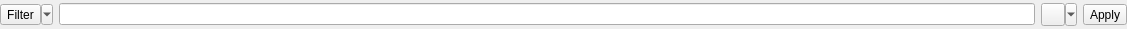
<?xml version="1.0" encoding="UTF-8"?>
<ui version="4.0">
 <class>QgsFeatureFilterWidget</class>
 <widget class="QWidget" name="QgsFeatureFilterWidget">
  <property name="geometry">
   <rect>
    <x>0</x>
    <y>0</y>
    <width>1127</width>
    <height>29</height>
   </rect>
  </property>
  <property name="windowTitle">
   <string notr="true">Form</string>
  </property>
  <layout class="QGridLayout" name="gridLayout">
   <property name="leftMargin">
    <number>0</number>
   </property>
   <property name="topMargin">
    <number>0</number>
   </property>
   <property name="rightMargin">
    <number>0</number>
   </property>
   <property name="bottomMargin">
    <number>0</number>
   </property>
   <item row="0" column="0">
    <layout class="QHBoxLayout" name="horizontalLayout">
     <item>
      <widget class="QToolButton" name="mFilterButton">
       <property name="toolTip">
        <string>The filter defines which features are currently shown in the list or on the table</string>
       </property>
       <property name="text">
        <string>Filter</string>
       </property>
       <property name="icon">
        <iconset resource="../../images/images.qrc">
         <normaloff>:/images/themes/default/mActionFilter.svg</normaloff>:/images/themes/default/mActionFilter.svg</iconset>
       </property>
       <property name="popupMode">
        <enum>QToolButton::MenuButtonPopup</enum>
       </property>
       <property name="toolButtonStyle">
        <enum>Qt::ToolButtonTextBesideIcon</enum>
       </property>
      </widget>
     </item>
     <item>
      <widget class="QWidget" name="mFilterContainer" native="true">
       <layout class="QGridLayout" name="mFilterLayout">
        <property name="sizeConstraint">
         <enum>QLayout::SetDefaultConstraint</enum>
        </property>
        <property name="leftMargin">
         <number>0</number>
        </property>
        <property name="topMargin">
         <number>0</number>
        </property>
        <property name="rightMargin">
         <number>0</number>
        </property>
        <property name="bottomMargin">
         <number>0</number>
        </property>
        <item row="0" column="0">
         <widget class="QgsFilterLineEdit" name="mFilterQuery"/>
        </item>
        <item row="0" column="1">
         <widget class="QToolButton" name="mStoreFilterExpressionButton">
          <property name="text">
           <string/>
          </property>
          <property name="checkable">
           <bool>false</bool>
          </property>
          <property name="popupMode">
           <enum>QToolButton::MenuButtonPopup</enum>
          </property>
         </widget>
        </item>
       </layout>
      </widget>
     </item>
     <item>
      <widget class="QToolButton" name="mApplyFilterButton">
       <property name="toolTip">
        <string>Filters the visible features according to the current filter selection and filter string.</string>
       </property>
       <property name="text">
        <string>Apply</string>
       </property>
       <property name="toolButtonStyle">
        <enum>Qt::ToolButtonTextOnly</enum>
       </property>
      </widget>
     </item>
    </layout>
   </item>
  </layout>
  <action name="mActionApplyFilter">
   <property name="text">
    <string>Apply</string>
   </property>
  </action>
  <action name="mActionFilterColumnsMenu">
   <property name="text">
    <string>Field Filter</string>
   </property>
  </action>
  <action name="mActionEditStoredFilterExpression">
   <property name="icon">
    <iconset resource="../../images/images.qrc">
     <normaloff>:/images/themes/default/mActionHandleStoreFilterExpressionChecked.svg</normaloff>:/images/themes/default/mActionHandleStoreFilterExpressionChecked.svg</iconset>
   </property>
   <property name="text">
    <string>Edit Expression</string>
   </property>
   <property name="toolTip">
    <string>Edit the stored expression (change name or content)</string>
   </property>
  </action>
  <action name="mActionSaveAsStoredFilterExpression">
   <property name="icon">
    <iconset resource="../../images/images.qrc">
     <normaloff>:/images/themes/default/mActionHandleStoreFilterExpressionUnchecked.svg</normaloff>:/images/themes/default/mActionHandleStoreFilterExpressionUnchecked.svg</iconset>
   </property>
   <property name="text">
    <string>Save Expression as...</string>
   </property>
   <property name="toolTip">
    <string>Save expression under defined name</string>
   </property>
  </action>
  <action name="mActionHandleStoreFilterExpression">
   <property name="checkable">
    <bool>true</bool>
   </property>
   <property name="icon">
    <iconset resource="../../images/images.qrc">
     <normaloff>:/images/themes/default/mActionHandleStoreFilterExpressionUnchecked.svg</normaloff>:/images/themes/default/mActionHandleStoreFilterExpressionUnchecked.svg</iconset>
   </property>
   <property name="text">
    <string/>
   </property>
   <property name="toolTip">
    <string>Handle expression (save or delete)</string>
   </property>
  </action>
  <action name="mActionStoredFilterExpressions">
   <property name="icon">
    <iconset resource="../../images/images.qrc">
     <normaloff>:/images/themes/default/mActionHandleStoreFilterExpressionChecked.svg</normaloff>:/images/themes/default/mActionHandleStoreFilterExpressionChecked.svg</iconset>
   </property>
   <property name="text">
    <string>Stored Filter Expressions</string>
   </property>
   <property name="toolTip">
    <string>Stored expressions to filter features</string>
   </property>
  </action>
  <action name="mActionShowAllFilter">
   <property name="icon">
    <iconset resource="../../images/images.qrc">
     <normaloff>:/images/themes/default/mActionOpenTable.svg</normaloff>:/images/themes/default/mActionOpenTable.svg</iconset>
   </property>
   <property name="text">
    <string>Show All Features</string>
   </property>
  </action>
  <action name="mActionAdvancedFilter">
   <property name="icon">
    <iconset resource="../../images/images.qrc">
     <normaloff>:/images/themes/default/mActionFilter.svg</normaloff>:/images/themes/default/mActionFilter.svg</iconset>
   </property>
   <property name="text">
    <string>Advanced Filter (Expression)</string>
   </property>
   <property name="toolTip">
    <string>Use the Expression Builder to define the filter</string>
   </property>
  </action>
  <action name="mActionSelectedFilter">
   <property name="icon">
    <iconset resource="../../images/images.qrc">
     <normaloff>:/images/themes/default/mActionOpenTableSelected.svg</normaloff>:/images/themes/default/mActionOpenTableSelected.svg</iconset>
   </property>
   <property name="text">
    <string>Show Selected Features</string>
   </property>
  </action>
  <action name="mActionVisibleFilter">
   <property name="icon">
    <iconset resource="../../images/images.qrc">
     <normaloff>:/images/themes/default/mActionOpenTableVisible.svg</normaloff>:/images/themes/default/mActionOpenTableVisible.svg</iconset>
   </property>
   <property name="text">
    <string>Show Features Visible On Map</string>
   </property>
  </action>
  <action name="mActionEditedFilter">
   <property name="icon">
    <iconset resource="../../images/images.qrc">
     <normaloff>:/images/themes/default/mActionFilter.svg</normaloff>:/images/themes/default/mActionFilter.svg</iconset>
   </property>
   <property name="text">
    <string>Show Edited and New Features</string>
   </property>
   <property name="toolTip">
    <string>Filter all the features which have been edited but not yet saved</string>
   </property>
  </action>
 </widget>
 <customwidgets>
  <customwidget>
   <class>QgsFilterLineEdit</class>
   <extends>QLineEdit</extends>
   <header>qgsfilterlineedit.h</header>
  </customwidget>
 </customwidgets>
 <resources>
  <include location="../../images/images.qrc"/>
 </resources>
 <connections/>
</ui>
